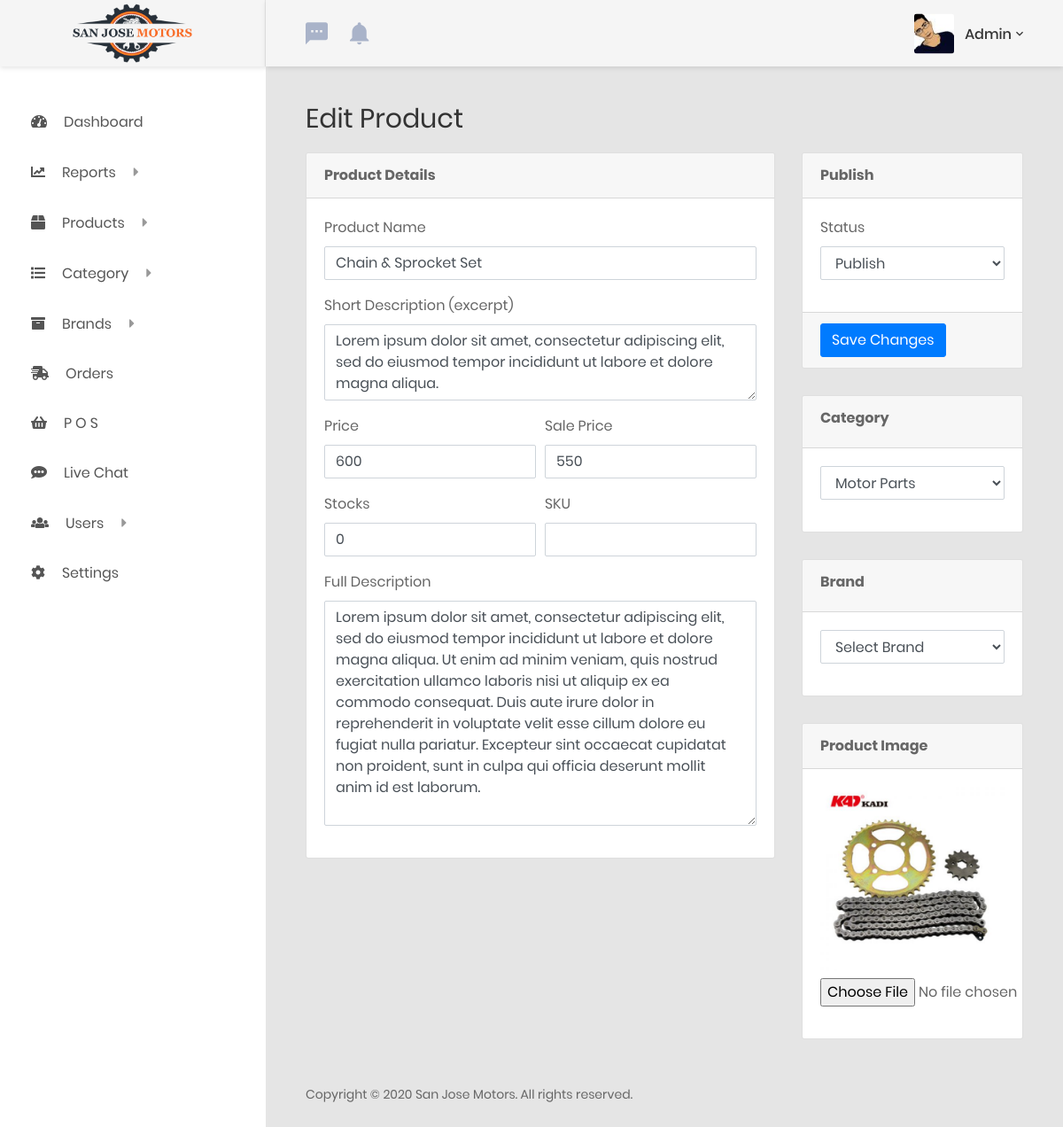
Screenshot of /admin/product_edit.php?id=1&action=edit (signed in) with the database file from the repository.
### tables this page shows
CREATE TABLE `users` (
  `ID` bigint(20) NOT NULL,
  `username` varchar(255) NOT NULL,
  `email` varchar(255) NOT NULL,
  `password` varchar(255) NOT NULL,
  `active` enum('0','1') NOT NULL,
  `status` enum('online','offline','isle') NOT NULL DEFAULT 'offline',
  `role` int(11) NOT NULL,
  `auth` varchar(255) NOT NULL,
  `reg_date` datetime NOT NULL DEFAULT CURRENT_TIMESTAMP
);

CREATE TABLE `products` (
  `ID` bigint(20) NOT NULL,
  `slug` varchar(255) NOT NULL,
  `name` varchar(255) NOT NULL,
  `excerpt` text NOT NULL,
  `description` text NOT NULL,
  `category` bigint(20) NOT NULL,
  `brand` bigint(20) NOT NULL,
  `stocks` int(11) NOT NULL,
  `price` varchar(255) NOT NULL,
  `sale_price` varchar(255) NOT NULL,
  `sku` varchar(255) NOT NULL,
  `status` enum('draft','published','trash') NOT NULL,
  `date_added` datetime NOT NULL DEFAULT CURRENT_TIMESTAMP
);

CREATE TABLE `category` (
  `ID` bigint(20) NOT NULL,
  `slug` varchar(255) NOT NULL,
  `name` varchar(255) NOT NULL,
  `description` text NOT NULL,
  `status` enum('draft','published','trash') NOT NULL,
  `date_added` datetime NOT NULL DEFAULT CURRENT_TIMESTAMP
);

### admin/product_edit.php (the view, shortened to what this page needs)
<?php
require_once 'functions.php';
if( currentuser_is_customer() ) {
    die( 'You are unauthorized to access this part of our website!' );
}
$action = !empty( $_GET['action'] ) ? $_GET['action'] : 'add';
$product_id = !empty( $_GET['id'] ) ? $_GET['id'] : '';
$title = '';
$excerpt = '';
$description = '';
$price = '';
$sale_price = '';
$sku = '';
$stocks = '';
$status = '';
if( $action === 'edit' ) {
    $get_products_stmt = $mysqli->prepare( "SELECT * FROM products WHERE ID = ? LIMIT 1" );
    $get_products_stmt->bind_param( 'i', $product_id );
    $get_products_stmt->execute();
    $get_products_result = $get_products_stmt->get_result();
    if( $get_products_result->num_rows > 0 ) {
        while( $row = $get_products_result->fetch_assoc() ) {
            $product_id = $row['ID'];
            $title = $row['name'];
            $excerpt = $row['excerpt'];
            $description = $row['description'];
            $price = $row['price'];
            $sale_price = $row['sale_price'];
            $sku = $row['sku'];
            $stocks = $row['stocks'];
            $status = $row['status'];
        }
    }
}
$site_title = ucfirst( $action ) . ' Product';
include_once 'header.php';
include_once 'sidebar.php'; ?>
<div class="row">
    <div class="col-md-12">
        <div class="overview-wrap">
            <h2 class="title-1"><?php echo $site_title; ?></h2>
        </div>
    </div>
</div>
<form method="POST" action="" enctype="multipart/form-data">
    <div class="row">
        <div class="col-sm-8">
            <div class="card">
                <div class="card-header">
                    <strong>Product Details</strong>
                </div>
                <div class="card-body card-block">
                    <div class="form-group">
                        <label for="title">Product Name</label>
                        <input type="text" value="<?php echo $title; ?>" name="title" class="form-control" id="title">
                    </div>
                    <div class="form-group">
                        <label for="excerpt">Short Description (excerpt)</label>
                        <textarea rows="3" name="excerpt" class="form-control" id="excerpt"><?php echo $excerpt; ?></textarea>
                    </div>
                    <div class="form-row">
                        <div class="form-group col-md-6">
                            <label for="price">Price</label>
                            <input type="text" value="<?php echo $price; ?>" name="price" class="form-control" id="price">
                        </div>
                        <div class="form-group col-md-6">
                            <label for="sale-price">Sale Price</label>
                            <input type="text" value="<?php echo $sale_price; ?>" name="sale-price" class="form-control" id="sale-price">
                        </div>
                    </div>
                    <div class="form-row">
                        <div class="form-group col-md-6">
                            <label for="stocks">Stocks</label>
                            <input type="text" value="<?php echo $stocks; ?>" name="stocks" class="form-control" id="stocks">
                        </div>
                        <div class="form-group col-md-6">
                            <label for="sku">SKU</label>
                            <input type="text" value="<?php echo $sku; ?>" name="sku" class="form-control" id="sku">
                        </div>
                    </div>
                    <div class="form-group">
                        <label for="description">Full Description</label>
                        <textarea rows="10" name="description" class="form-control" id="description"><?php echo $description; ?></textarea>
                    </div>
                </div>
            </div>
        </div>
        <div class="col-md-4">
            <div class="card">
                <div class="card-header">
                    <strong>Publish</strong>
                </div>
                <div class="card-body card-block">
                    <div class="form-group">
                        <label for="status">Status</label>
                        <select id="status" class="form-control" name="status">
                            <option value="published" <?php selected( 'published', $status ); ?>>Publish</option>
                        </select>
                    </div>
                </div>
                <div class="card-footer">
                    <?php
                    $btn_label = '';
                    switch( $action ) {
                        case 'edit' :
                            $btn_label = 'Save Changes';
                            break;
                    } ?>
                    <button type="submit" class="btn btn-primary btn-md"><?php echo $btn_label; ?></button>
                </div>
            </div>
            <div class="card">
                <div class="card-header">
                    <strong><label for="category">Category</label></strong>
                </div>
                <div class="card-body card-block">
                    <div class="form-group">
                        <select id="category" class="form-control" name="category">
                            <?php
                            $get_category_stmt = $mysqli->prepare( "SELECT * FROM category ORDER BY name ASC" );
                            $get_category_stmt->execute();
                            $get_category_result = $get_category_stmt->get_result();
                            if( $get_category_result->num_rows > 0 ) {
                                while( $row = $get_category_result->fetch_assoc() ) {
                                    echo '<option value="' . $row['ID'] . '"';
                                    echo '>' . $row['name'] . '</option>';
                                }
                            }else{
                                echo '<option value="">No category</option>';
                            }
                            $get_category_stmt->close(); ?>
                        </select>
                    </div>
                </div>
            </div>
            <div class="card">
                <div class="card-header">
                    <strong><label for="brand">Brand</label></strong>
                </div>
                <div class="card-body card-block">
                    <div class="form-group">
                        <select id="brand" class="form-control" name="brand">
                            <option value="">Select Brand</option>
                        </select>
                    </div>
                </div>
            </div>
            <div class="card">
                <div class="card-header">
                    <strong>Product Image</strong>
                </div>
                <div class="card-body card-block">
                    <div class="form-group">
                        <label for="image-upload"><img class="image-preview" <?php
                        if( $action === 'edit' ) {
                            echo 'src="' . get_productimage( $product_id ) . '"';
                            } ?>></label>
                        <input type="file" name="image" id="image-upload">
                    </div>
                </div>
            </div>
        </div>
    </div>
</form>
<?php include_once 'footer.php';

### admin/sidebar.php (shortened to what this page needs)
<aside class="menu-sidebar d-none d-lg-block">
    <div class="logo">
        <a href="<?php echo site_url(); ?>">
            <img src="../assets/images/logo.png" alt="San Jose Motors" />
        </a>
    </div>
    <div class="menu-sidebar__content js-scrollbar1">
        <nav class="navbar-sidebar">
            <ul class="list-unstyled navbar__list">
                <?php include 'navigation.php'; ?>
            </ul>
        </nav>
    </div>
</aside>
<div class="page-container">
    <header class="header-desktop">
        <div class="section__content section__content--p30">
            <div class="container-fluid">
                <div class="header-wrap">
                    <div class="header-button">
                        <div class="noti-wrap">
                            <?php if( !currentuser_is_customer() ) : ?>
                            <div id="chat-notif" class="noti__item js-item-menu">
                                <i class="zmdi zmdi-comment-more"></i>
                            </div>
                            <div id="notif" class="noti__item js-item-menu">
                                <i class="zmdi zmdi-notifications"></i>
                            </div>
                            <?php endif; ?>
                        </div>
                        <div class="account-wrap">
                            <div class="account-item clearfix js-item-menu">
                                <div class="image">
                                    <img src="<?php echo get_userimage( $user_id, 'small' ); ?>" alt="<?php echo get_currentuser( 'username' ); ?>" />
                                </div>
                                <div class="content">
                                    <a class="js-acc-btn" href="#"><?php echo get_currentuser( 'username' ); ?></a>
                                </div>
                            </div>
                        </div>
                    </div>
                </div>
            </div>
        </div>
    </header>
    <div class="main-content">
        <div class="section__content section__content--p30">
            <div class="container-fluid">

### rows the page displays
users: username "Admin"
products: title "Chain & Sprocket Set", excerpt "Lorem ipsum dolor sit amet, consectetur adipiscing elit, sed do eiusmod tempor incididunt ut labore et dolore magna aliqua.", price "600", sale-price "550", stocks "0", description "Lorem ipsum dolor sit amet, consectetur adipiscing elit, sed do eiusmod tempor incididunt ut labore et dolore magna aliqua. Ut enim ad minim veniam, quis nostrud exercitation ullamco laboris nisi ut aliquip ex ea commodo consequat. Duis aute irure dolor in reprehenderit in voluptate velit esse cillum dolore eu fugiat nulla pariatur. Excepteur sint occaecat cupidatat non proident, sunt in culpa qui officia deserunt mollit anim id est laborum.", status "Publish", category "Motor Parts"

### other values shown
$item['title'] "Dashboard"
$item['title'] "Reports"
$item['title'] "Products"
$item['title'] "Category"
$item['title'] "Brands"
$item['title'] "Orders"
$item['title'] "P O S"
$item['title'] "Live Chat"
$item['title'] "Users"
$item['title'] "Settings"
$site_title "Edit Product"
$btn_label "Save Changes"
get_siteinfo( 'site-name' ) "San Jose Motors"
